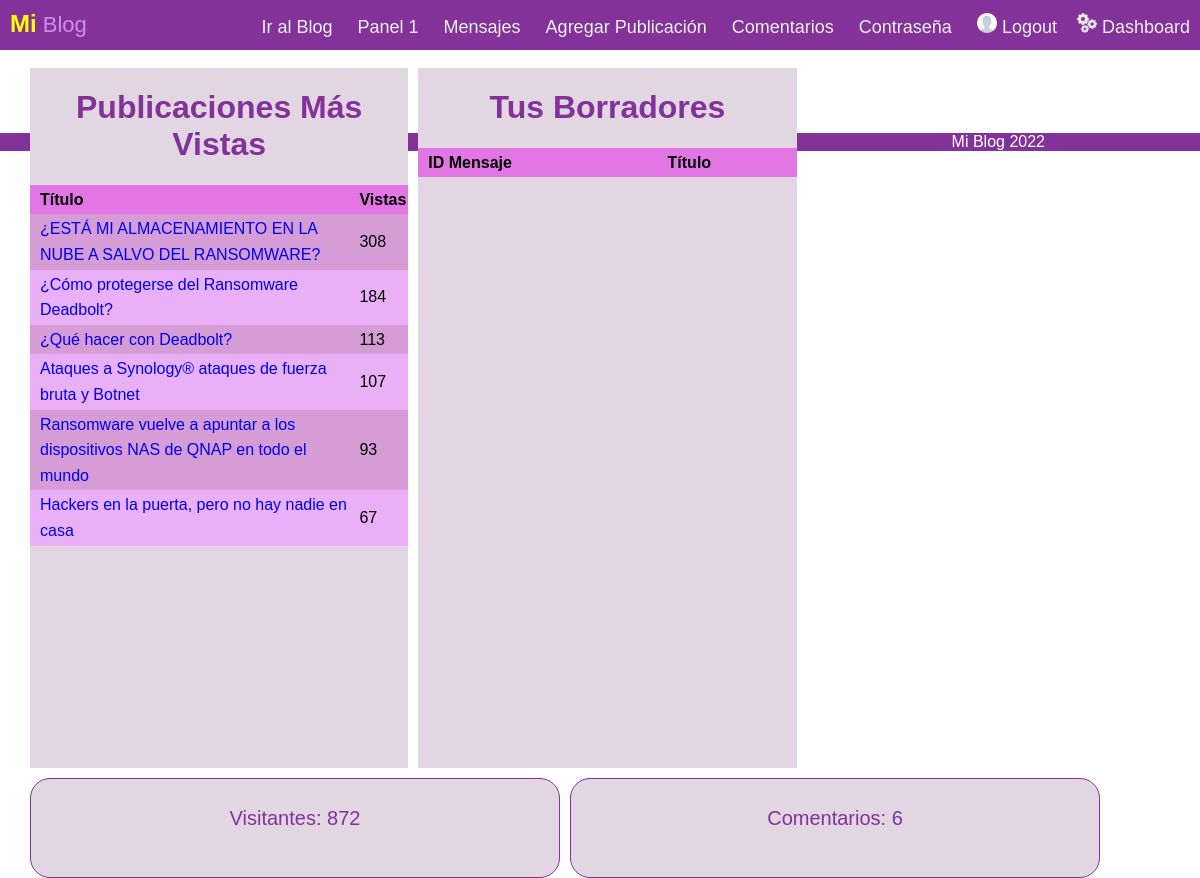
/admin/index.php (signed in), run on the app's committed database.
### tables this page shows
CREATE TABLE `posts` (
  `Post_ID` int(11) NOT NULL,
  `title` varchar(100) NOT NULL,
  `description` text NOT NULL,
  `featured` varchar(200) NOT NULL,
  `category` varchar(30) NOT NULL,
  `author` varchar(50) NOT NULL,
  `date` datetime NOT NULL,
  `status` varchar(10) NOT NULL,
  `visitors` int(5) NOT NULL,
  `scheduledate` date NOT NULL
);

### admin/index.php (the view, shortened to what this page needs)
<!DOCTYPE html>
<html>
<head>
	<link rel="stylesheet" type="text/css" href="../style.css">
</head>
<body>
 <div class="nav">
  <div class="nav-header">
    <div class="nav-title">
      <font color="yellow" size="5"><b>Mi</b></font> <font color="#cf8cea">Blog</font>
    </div>
  </div>
  <div class="nav-links" >
  <a class="active" href="../index.php">Ir al Blog</a>
  <a href="index.php">Panel 1</a>
  <a href="all-posts.php">Mensajes</a>
  <a href="add-post.php">Agregar Publicación</a>
  <a href="all-comments.php">Comentarios</a>
  <a href="changepass.php">Contraseña</a>
    <?php  if(!isset($_SESSION['ID']))
      {
        echo "<a href='login.php'>&nbsp;<img src='../images/user.png' width='20px'>&nbsp;Login/Register</a>";
      }
        else {
        echo "<a href='logout.php'><img src='../images/user.png' width='20px'>&nbsp;Logout</a><a href='index.php'><img src='../images/settings-gears.png' width='20px'>&nbsp;Dashboard</a>";
      }
        ?>
  </div>
	<div class="container">
				<div class="rightt">
			<?php
			include('config.php');
$uid=$_SESSION['ID'];
            $stmt = $db->prepare("SELECT * FROM posts where author=? order by visitors desc limit 10");
            $stmt->bind_param("s", $uid);
            $stmt->execute();
            $result = $stmt->get_result();
echo "<h1 align='center'>Publicaciones Más Vistas</h1>";
echo "<table style='overflow-x:auto;'>
<tr>
<th>Título</th>
<th>Vistas</th>
</tr>";
while($row = mysqli_fetch_array($result))
{
echo "<tr>";
echo "<td>" ."<a href='../view-post.php?pid=". $row['Post_ID']."'>". $row['title'] . "</a></td>";
echo "<td>" . $row['visitors'] . "</td>";
echo "</tr>";
}
echo "</table>";
?>
		</div>
		<div class="rightt">
			<?php
echo "<h1 align='center'>Tus Borradores</h1>";
echo "<table style='overflow-x:auto;'>
<tr>
<th>ID Mensaje</th>
<th>Título</th>
</tr>";
echo "</table>";
?>
		</div>
		<div class="views" align="center">
<br>
			<?php
$res = mysqli_query($db,'select sum(visitors) from posts');
$roww = mysqli_fetch_row($res);
$sum = $roww[0];
echo "Visitantes: ".$sum;
			?>
		</div>
		<br><br>
		<div class="views" align="center"><br>
			<?php
$res2 = mysqli_query($db,'select count(C_ID) from comments');
$roww2 = mysqli_fetch_row($res2);
$sum2 = $roww2[0];
echo "Comentarios: ".$sum2;
			?>
		</div>
	</div>
<footer class="fut" align="center"><p>Mi Blog 2022</p></footer>
</body>
</html>

### style.css (style rules this page uses)
.nav-links a { padding-bottom: 35px; }
.container { margin-top: 20px; width:97%; margin-left: 20px; margin-right: 20px; height: 98%; }
h1 { color: #833299; font-family: 'Quicksand', sans-serif; }
* { box-sizing: border-box; }
body { margin: 0px; font-family: 'Quicksand', sans-serif; }
.nav { height: 50px; width: 100%; background-color: #833299; position: relative; }
.nav > .nav-header { display: inline; }
.nav > .nav-header > .nav-title { display: inline-block; font-size: 22px; color: #fff; padding: 10px 10px 10px 10px; }
.nav > .nav-links { display: inline; float: right; font-size: 18px; }
.nav > .nav-links > a { display: inline-block; padding: 13px 10px 13px 10px; text-decoration: none; color: #efefef; }
.fut { width: 100%; background-color: #833299; bottom: 0; color: white; margin-bottom: 1px; }

### admin/index.php (style rules this page uses)
.views { border:1px solid #833299; width: 530px; float: left; margin-left: 10px; margin-top: 10px; height: 100px; border-radius: 20px; background-color: #e1d6e2; }
th, td { text-align: left; padding: 2px; padding-left: 10px; }
tr:nth-child(even) { background-color: #d59cd6 }
tr:nth-child(odd) { background-color: #e9b0f7 }
table { border-collapse: collapse; width: 100%; font-family: Arial; font-size: 15; line-height: 1.6; }
.views { color: #833299; font-family: Arial; font-size: 20px; padding: 5px 5px 5px 5px; }
.rightt { background-color: #e1d6e2; width: 32.5%; float: left; margin-left: 10px; height: 700px; }
a { text-decoration: none; }
th { background-color: #e276e4; }

### data on the page
posts: title "¿ESTÁ MI ALMACENAMIENTO EN LA NUBE A SALVO DEL RANSOMWARE?", visitors "308"
posts: title "¿Cómo protegerse del Ransomware Deadbolt?", visitors "184"
posts: title "¿Qué hacer con Deadbolt?", visitors "113"
posts: title "Ataques a Synology® ataques de fuerza bruta y Botnet", visitors "107"
posts: title "Ransomware vuelve a apuntar a los dispositivos NAS de QNAP en todo el mundo", visitors "93"
posts: title "Hackers en la puerta, pero no hay nadie en casa", visitors "67"

### other printed values
$sum "872"
$sum2 "6"
